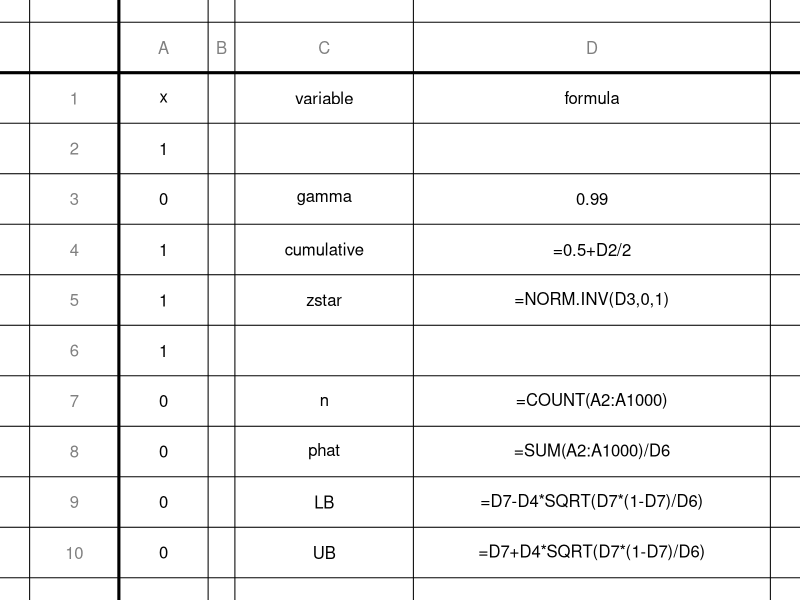

Source code (R):
## ---- chunk 1
library(knitr)
opts_chunk$set(echo = FALSE)
options(scipen=100)

gamma = sample(c(0.8,0.9,0.95,0.95,0.96,0.98,0.99),1)
gamma2=gamma
n = round(runif(1,7,20)^2)
p = runif(1,0.20,0.80)
x = (runif(n)<p)*1
x2 = x
phat = mean(x)
zstar = round(qnorm(0.5+gamma/2),2)
phatr = round(phat,3)
zstarr = round(zstar,2)
LB = phat-zstar*sqrt(phat*(1-phat)/n)
UB = phat+zstar*sqrt(phat*(1-phat)/n)
LBr = round(LB,3)
UBr = round(UB,3)

write.csv(data.frame(x),"freethrows.csv",row.names=F)

default_source_hook <- knit_hooks$get('source')
knit_hooks$set(source = function(x, options) {
  x <- gsub('gamma2',paste0(gamma),x)
  x <- gsub('x2',paste0(x2,collapse=", "),x)
  default_source_hook(x, options)
})
## ---- chunk 2
cat(paste0(x,collapse=", "))
## ---- chunk 3
gamma = gamma2
zstar = qnorm(0.5+gamma/2)
x = c(x2)
n = length(x)
phat = mean(x)
LB = phat-zstar*sqrt(phat*(1-phat)/n)
UB = phat+zstar*sqrt(phat*(1-phat)/n)
print(data.frame(LB,UB,row.names=""))
## ---- chunk 4
spacer = rep("",n)
variables = c("","gamma","cumulative","zstar","","n","phat","LB","UB",rep("",n-9))
formulas = c("",paste(gamma),"=0.5+D2/2",
             "=NORM.INV(D3,0,1)","",
             "=COUNT(A2:A1000)",
             "=SUM(A2:A1000)/D6",
             "=D7-D4*SQRT(D7*(1-D7)/D6)",
             "=D7+D4*SQRT(D7*(1-D7)/D6)",
             rep("",n-9))
sol = data.frame(x,spacer,variables,formulas)
colnames(sol)=c("x","","variable","formula")

write.csv(sol,"freethrowsol.csv",row.names=F)
## ---- chunk 5
draw_ss = function(df,widths=rep(1,length(df[1,])+1)){
  xline = c(0,cumsum(widths)/sum(widths))
  nrow = length(df[,1])
  ncol = length(df[1,])
  xtex = (xline[2:(ncol+2)]+xline[1:(ncol+1)])/2
  par(mar=c(0,0,0,0))
  plot(0,0,type="n",xlim=c(0,1),ylim=c(0,1),axes=F,ann=F)
  hi = 1:((nrow+2)*2+1)
  vi = 1:((ncol+1)*2+1)
  hpos = seq(1,0,length.out=(nrow+2)*2+1)
  vpos = seq(0,1,length.out=(ncol+1)*2+1)
  hlin = hpos[hi%%2==1]
  ytex = hpos[hi%%2==0]
  vlin = vpos[vi%%2==1]
  #xtex = vpos[vi%%2==0]
  abline(h=hlin)
  abline(h=hlin[2],lwd=3)
  abline(v=xline)
  abline(v=xline[2],lwd=3)
  for(i in 2:(ncol+1)){
    text(xtex[i],ytex[1],LETTERS[i-1],col=rgb(0.5,0.5,0.5))
    text(xtex[i],ytex[2],colnames(df)[i-1])
  }    
  for(i in 2:(nrow+2)){
    text(xtex[1],ytex[i],i-1,col=rgb(0.5,0.5,0.5))
  }
  for(i in 1:nrow){
    for(j in 1:ncol){
      text(xtex[j+1],ytex[i+2],df[i,j])
    }
  }
}

draw_ss(sol[1:9,],c(1,1,0.3,2,4))
